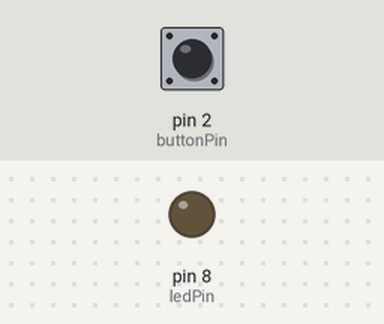
Bench run of a sketch on a simulated Arduino Uno, built with avr-gcc and run on an emulated ATmega328P. On the bench: output pins drawn as LEDs (lit = HIGH). The inputs (shaded band) are chosen by the test bench; at power-on: pin 2 (buttonPin) LOW.

Above: at 1.2 s.
1.3 s: pin 2 (buttonPin) pulled HIGH for 0.15 s
At 1.4 s:
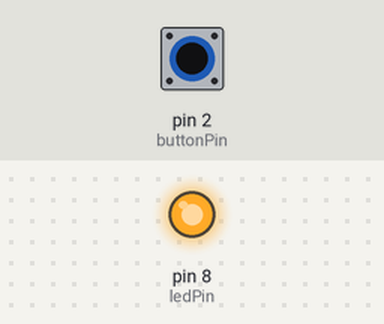
2.9 s: pin 2 (buttonPin) pulled HIGH for 3.2 s
At 6.9 s:
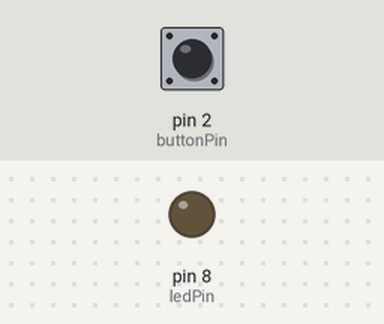
Timing chart, 0 to 8.4 s (numbered marks = the images above; inputs shaded):
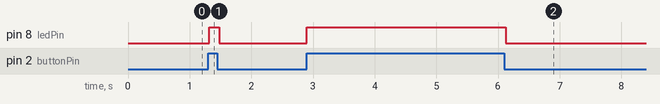

Measured:
- after the input at 1.3 s, pin 8 (ledPin): LOW → HIGH at once, → LOW 0.16 s later
- after the input at 2.9 s, pin 8 (ledPin): LOW → HIGH at once, → LOW 3.2 s later

The sketch:

master.ino
```cpp
#include <SoftwareSerial.h>
SoftwareSerial BTserial(10, 11);

int state = 0;
const int ledPin = 8;  //the pin your led is connected to
const int buttonPin = 2;  //the pin your button is connected to

int buttonState = 0;

void setup() {

  Serial.begin(9600);
  BTserial.begin(38400);

  pinMode(ledPin, OUTPUT);
  pinMode(buttonPin, INPUT);

}

void loop() {

  buttonState = digitalRead(buttonPin);

  if (buttonState == HIGH) {
    digitalWrite(ledPin, HIGH);
    delay(20);
    BTserial.write('1');  //sends a 1 through the bluetooth serial link
    delay (20);
  }

  else {
    BTserial.write('0');
    digitalWrite(ledPin, LOW);
    delay(20);
  }
}
```
